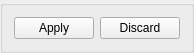
<?xml version="1.0" encoding="UTF-8"?>
<ui version="4.0">
 <class>QConfigurable</class>
 <widget class="QGroupBox" name="QConfigurable">
  <property name="geometry">
   <rect>
    <x>0</x>
    <y>0</y>
    <width>178</width>
    <height>45</height>
   </rect>
  </property>
  <property name="windowTitle">
   <string>GroupBox</string>
  </property>
  <layout class="QHBoxLayout" name="horizontalLayout">
   <item>
    <layout class="QHBoxLayout" name="layout_settings">
     <item>
      <widget class="QPushButton" name="bt_apply">
       <property name="text">
        <string>Apply</string>
       </property>
      </widget>
     </item>
     <item>
      <widget class="QPushButton" name="bt_discard">
       <property name="text">
        <string>Discard</string>
       </property>
      </widget>
     </item>
    </layout>
   </item>
  </layout>
 </widget>
 <resources/>
 <connections/>
</ui>
